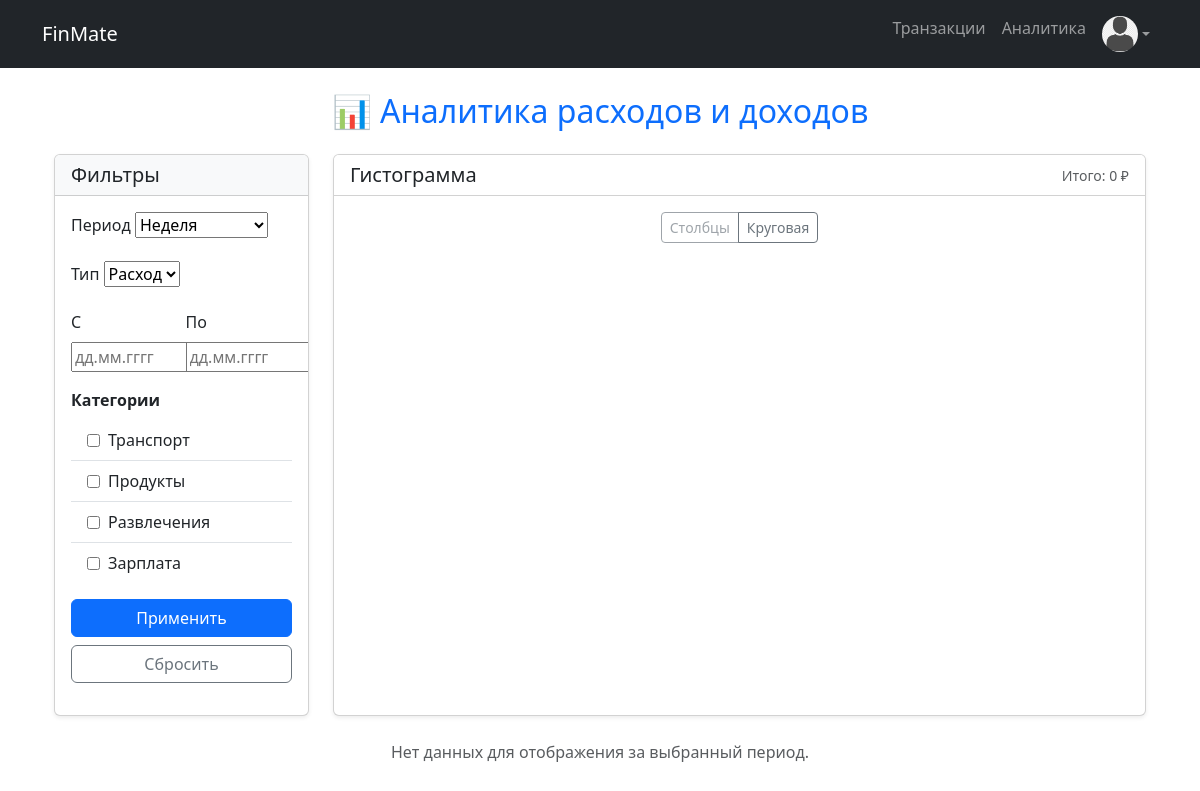
/analytics/ (signed in), run on the app's committed database.
### personal_finance/models.py (models this page shows, shortened)
class Category(models.Model):
    class OperationType(models.TextChoices):
        INCOME = 'income', 'Доход'
        EXPENSE = 'expense', 'Расход'
    name = models.CharField(max_length=255, unique=True, verbose_name="Имя категории")

### personal_finance/views.py (the view, shortened to what this page needs)
# urls.py: path('analytics/', views.analytics_view, name='analytics'),
@login_required
def analytics_view(request):
    form = GraphicForm(data=request.GET or None)
    queryset = (PersonalTransaction.objects.filter(user=request.user)
                .select_related("category").order_by("-date", "-id"))
    chart_data = []
    selected_categories_ids = []
    context = {
        'user': request.user,
        'user_transactions': queryset,
        'chart_data': json.dumps(chart_data),
        'selected_category_ids': selected_categories_ids,
        'form': form,
    }
    return render(request, 'personal_finance/analytics.html', context)

### personal_finance/forms.py
class GraphicForm(TransactionUserForm):
    def __init__(self, *args, **kwargs):
        super().__init__(*args, **kwargs)
        self.fields['operation_type'].choices = PersonalTransaction.OperationType.choices
        self.fields['operation_type'].initial = 'expense'

### users/context_processors.py (called while the page is built)
def default_avatar(request):
    return {'DEFAULT_AVATAR': settings.DEFAULT_AVATAR}

### personal_finance/templates/personal_finance/analytics.html (shortened to what this page needs)
{% extends 'base.html' %}
{% load static %}
{% block content %}
<div class="container-fluid mt-4">
    <h2 class="mb-4 text-center text-primary">📊 Аналитика расходов и доходов</h2>
    <div class="row">
        <div class="col-md-4 col-lg-3">
            <div class="card shadow-sm h-100">
                <div class="card-header bg-light">
                    <h5 class="mb-0">Фильтры</h5>
                </div>
                <div class="card-body d-flex flex-column">
                    <form method="get" class="flex-grow-1">
                        <div class="mb-3">
                            <label for="id_period" class="form-label">Период</label>
                            {{ form.period }}
                        </div>
                        <div class="mb-3">
                            <label for="id_operation_type" class="form-label">Тип</label>
                            {{ form.operation_type }}
                        </div>
                        <div class="row g-2 mb-3">
                            <div class="col-md-6">
                                <label for="id_date_from" class="form-label">С</label>
                            </div>
                            <div class="col-md-6">
                                <label for="id_date_to" class="form-label">По</label>
                                {{ form.date_to }}
                            </div>
                        </div>
                        <div class="mb-3">
                            <label class="form-label"><strong>Категории</strong></label>
                            <div class="list-group list-group-flush max-h-300 overflow-auto">
                                {% for category in form.category.field.queryset %}
                                    <label class="list-group-item d-flex align-items-center gap-2">
                                        <input type="checkbox"
                                               name="{{ form.category.name }}"
                                               value="{{ category.pk }}"
                                               {% if category.pk|stringformat:'s' in form.category.value %}checked{% endif %}>
                                        <span>{{ category.name }}</span>
                                    </label>
                                {% endfor %}
                            </div>
                        </div>
                        <div class="d-grid gap-2">
                            <button type="submit" class="btn btn-primary">Применить</button>
                            <a href="{% url 'analytics' %}" class="btn btn-outline-secondary">Сбросить</a>
                        </div>
                    </form>
                </div>
            </div>
        </div>
        <div class="col-md-8 col-lg-9">
            <div class="card shadow-sm">
                <div class="card-header bg-white d-flex justify-content-between align-items-center">
                    <h5 class="mb-0" id="chart-title">Гистограмма</h5>
                    <span class="text-muted small" id="total-amount"></span>
                </div>
                <div class="card-body d-flex flex-column">
                    <div class="d-flex justify-content-center mb-3">
                        <div class="btn-group btn-group-sm" role="group">
                            <button type="button" class="btn btn-outline-secondary" id="bar-btn" disabled>Столбцы</button>
                            <button type="button" class="btn btn-outline-secondary" id="pie-btn">Круговая</button>
                        </div>
                    </div>
                    <div class="chart-wrapper" style="flex: 1; min-height: 400px; display: flex; justify-content: center;">
                    </div>
                </div>
            </div>
        </div>
    </div>
    <div id="no-data" class="text-center mt-4 text-muted d-none">
        <p>Нет данных для отображения за выбранный период.</p>
    </div>
</div>
{% endblock %}
{% block extra_css %}
<link rel="stylesheet" href="{% static 'personal_finance/css/styles.css' %}">
{% endblock %}

### personal_finance/static/personal_finance/css/styles.css (style rules this page uses)
.chart-wrapper { width: 100%; display: flex; justify-content: center; align-items: center; margin: 20px 0; }

### personal_finance/templates/personal_finance/analytics.html (style rules this page uses)
.max-h-300 { max-height: 300px; }
.card-body { overflow: auto; }

### data on the page
Category: name "Транспорт"
Category: name "Продукты"
Category: name "Развлечения"
Category: name "Зарплата"
